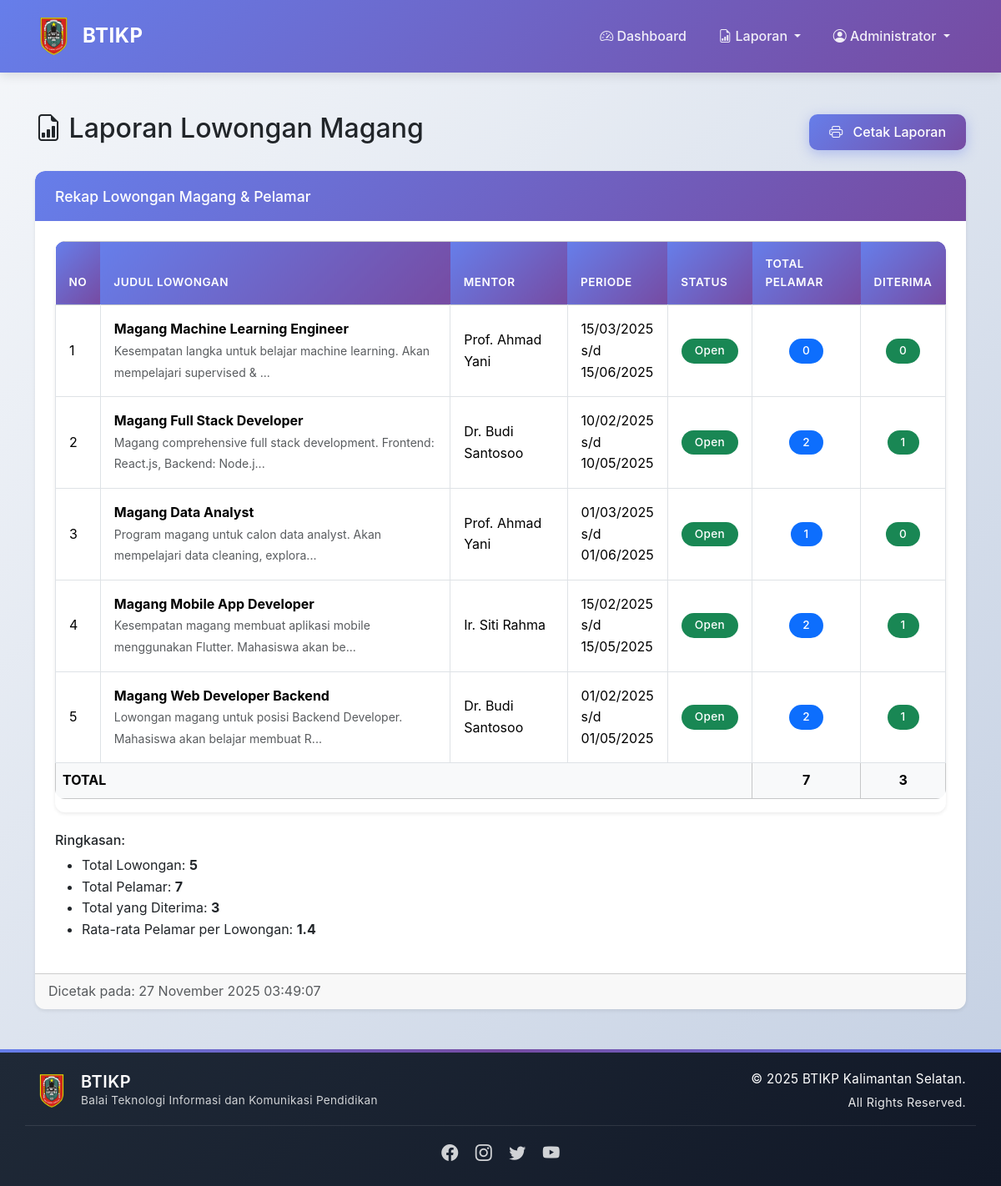
The page /pages/laporan3.php (signed in) on the database its author committed.
### tables this page shows
CREATE TABLE `lowongan` (
  `id` int(11) NOT NULL,
  `judul` varchar(255) NOT NULL,
  `deskripsi` text,
  `mentor_id` int(11) NOT NULL,
  `tgl_mulai` date DEFAULT NULL,
  `tgl_selesai` date DEFAULT NULL,
  `status` enum('open','closed') DEFAULT 'open'
);

CREATE TABLE `users` (
  `id` int(11) NOT NULL,
  `nama` varchar(100) NOT NULL,
  `email` varchar(100) NOT NULL,
  `password` varchar(255) NOT NULL,
  `role` enum('mahasiswa','mentor','admin') NOT NULL,
  `created_at` datetime DEFAULT CURRENT_TIMESTAMP
);

### pages/laporan3.php (the view, shortened to what this page needs)
<?php
require_once '../config/database.php';
include '../includes/header.php';
$query = "SELECT l.*, u.nama as nama_mentor,
          (SELECT COUNT(*) FROM lamaran WHERE lowongan_id = l.id) as total_pelamar,
          (SELECT COUNT(*) FROM lamaran WHERE lowongan_id = l.id AND status = 'diterima') as total_diterima
          FROM lowongan l
          JOIN users u ON l.mentor_id = u.id
          ORDER BY l.id DESC";
$result = mysqli_query($conn, $query);
?>
<div class="container my-5">
    <div class="d-flex justify-content-between align-items-center mb-4">
        <h2><i class="bi bi-file-earmark-bar-graph"></i> Laporan Lowongan Magang</h2>
        <button onclick="window.print()" class="btn btn-primary">
            <i class="bi bi-printer"></i> Cetak Laporan
        </button>
    </div>
    <div class="card">
        <div class="card-header bg-info text-white">
            <h5 class="mb-0">Rekap Lowongan Magang & Pelamar</h5>
        </div>
        <div class="card-body">
            <div class="table-responsive">
                <table class="table table-bordered">
                    <thead class="table-light">
                        <tr>
                            <th>No</th>
                            <th>Judul Lowongan</th>
                            <th>Mentor</th>
                            <th>Periode</th>
                            <th>Status</th>
                            <th>Total Pelamar</th>
                            <th>Diterima</th>
                        </tr>
                    </thead>
                    <tbody>
                        <?php
                        $no = 1;
                        $total_lowongan = 0;
                        $total_pelamar_all = 0;
                        $total_diterima_all = 0;
                        while ($row = mysqli_fetch_assoc($result)):
                            $total_lowongan++;
                            $total_pelamar_all += $row['total_pelamar'];
                            $total_diterima_all += $row['total_diterima'];
                        ?>
                        <tr>
                            <td><?= $no++ ?></td>
                            <td>
                                <strong><?= $row['judul'] ?></strong><br>
                                <small class="text-muted"><?= substr($row['deskripsi'], 0, 80) ?>...</small>
                            </td>
                            <td><?= $row['nama_mentor'] ?></td>
                            <td>
                                <?= date('d/m/Y', strtotime($row['tgl_mulai'])) ?><br>
                                s/d<br>
                                <?= date('d/m/Y', strtotime($row['tgl_selesai'])) ?>
                            </td>
                            <td>
                                <?php if ($row['status'] == 'open'): ?>
                                    <span class="badge bg-success">Open</span>
                                <?php else: ?>
                                    <span class="badge bg-secondary">Closed</span>
                                <?php endif; ?>
                            </td>
                            <td class="text-center">
                                <span class="badge bg-primary"><?= $row['total_pelamar'] ?></span>
                            </td>
                            <td class="text-center">
                                <span class="badge bg-success"><?= $row['total_diterima'] ?></span>
                            </td>
                        </tr>
                        <?php endwhile; ?>
                    </tbody>
                    <tfoot class="table-light">
                        <tr>
                            <th colspan="5">TOTAL</th>
                            <th class="text-center"><?= $total_pelamar_all ?></th>
                            <th class="text-center"><?= $total_diterima_all ?></th>
                        </tr>
                    </tfoot>
                </table>
            </div>
            <div class="mt-4">
                <h6>Ringkasan:</h6>
                <ul>
                    <li>Total Lowongan: <strong><?= $total_lowongan ?></strong></li>
                    <li>Total Pelamar: <strong><?= $total_pelamar_all ?></strong></li>
                    <li>Total yang Diterima: <strong><?= $total_diterima_all ?></strong></li>
                    <li>Rata-rata Pelamar per Lowongan: <strong><?= $total_lowongan > 0 ? round($total_pelamar_all / $total_lowongan, 2) : 0 ?></strong></li>
                </ul>
            </div>
        </div>
        <div class="card-footer text-muted">
            Dicetak pada: <?= date('d F Y H:i:s') ?>
        </div>
    </div>
</div>
<?php include '../includes/footer.php'; ?>

### assets/css/style.css (style rules this page uses)
:root { --primary-color: #0d6efd; --primary-dark: #0a58ca; --secondary-color: #6c757d; --success-color: #198754; --info-color: #0dcaf0; --warning-color: #ffc107; --danger-color: #dc3545; --light-bg: #f8f9fa; --dark-text: #212529; --shadow-sm: 0 2px 4px rgba(0,0,0,0.08); --shadow-md: 0 4px 12px rgba(0,0,0,0.1); --shadow-lg: 0 8px 24px rgba(0,0,0,0.12); --border-radius: 12px; --transition: all 0.3s cubic-bezier(0.4, 0, 0.2, 1); }
* { margin: 0; padding: 0; box-sizing: border-box; }
body { font-family: 'Inter', -apple-system, BlinkMacSystemFont, 'Segoe UI', Roboto, 'Helvetica Neue', Arial, sans-serif; line-height: 1.6; color: var(--dark-text); background: linear-gradient(135deg, #f5f7fa 0%, #c3cfe2 100%); min-height: 100vh; overflow-x: hidden; }
html { scroll-behavior: smooth; }
.card { border: none; border-radius: var(--border-radius); box-shadow: var(--shadow-sm); transition: var(--transition); overflow: hidden; background: white; margin-bottom: 1.5rem; }
.card-header { border: none; border-radius: var(--border-radius) var(--border-radius) 0 0 !important; font-weight: 600; padding: 1.2rem 1.5rem; background: linear-gradient(135deg, #667eea 0%, #764ba2 100%); color: white; }
.card-header h5 { margin: 0; font-size: 1.1rem; }
.card-body { padding: 1.5rem; }
.btn { border-radius: 10px; padding: 0.6rem 1.5rem; font-weight: 500; transition: var(--transition); border: none; position: relative; overflow: hidden; z-index: 1; }
.btn::before { content: ''; position: absolute; top: 50%; left: 50%; width: 0; height: 0; border-radius: 50%; background: rgba(255, 255, 255, 0.3); transform: translate(-50%, -50%); transition: width 0.6s, height 0.6s; z-index: -1; }
.btn-primary { background: linear-gradient(135deg, #667eea 0%, #764ba2 100%); box-shadow: 0 4px 15px rgba(102, 126, 234, 0.4); }
.badge { padding: 0.5rem 1rem; border-radius: 20px; font-weight: 500; font-size: 0.85rem; letter-spacing: 0.3px; }
.table { border-radius: var(--border-radius); overflow: hidden; }
.table thead th { background: linear-gradient(135deg, #667eea 0%, #764ba2 100%); color: white; border: none; font-weight: 600; padding: 1rem; text-transform: uppercase; font-size: 0.85rem; letter-spacing: 0.5px; }
.table tbody tr { transition: var(--transition); }
.table tbody td { padding: 1rem; vertical-align: middle; }
.table-responsive { border-radius: var(--border-radius); box-shadow: var(--shadow-sm); }
.container { animation: fadeIn 0.6s ease; }
.bi { transition: var(--transition); }
.card-title .bi, .btn .bi { margin-right: 0.5rem; }

### rows shown on the page
lowongan: judul "Magang Machine Learning Engineer", deskripsi "Kesempatan langka untuk belajar machine learning. Akan mempelajari supervised &", users.nama "Prof. Ahmad Yani", tgl_mulai "15/03/2025", tgl_selesai "15/06/2025", status "Open", total_pelamar "0", total_diterima "0"
lowongan: judul "Magang Full Stack Developer", deskripsi "Magang comprehensive full stack development. Frontend: React.js, Backend: Node.j", users.nama "Dr. Budi Santosoo", tgl_mulai "10/02/2025", tgl_selesai "10/05/2025", status "Open", total_pelamar "2", total_diterima "1"
lowongan: judul "Magang Data Analyst", deskripsi "Program magang untuk calon data analyst. Akan mempelajari data cleaning, explora", users.nama "Prof. Ahmad Yani", tgl_mulai "01/03/2025", tgl_selesai "01/06/2025", status "Open", total_pelamar "1", total_diterima "0"
lowongan: judul "Magang Mobile App Developer", deskripsi "Kesempatan magang membuat aplikasi mobile menggunakan Flutter. Mahasiswa akan be", users.nama "Ir. Siti Rahma", tgl_mulai "15/02/2025", tgl_selesai "15/05/2025", status "Open", total_pelamar "2", total_diterima "1"
lowongan: judul "Magang Web Developer Backend", deskripsi "Lowongan magang untuk posisi Backend Developer. Mahasiswa akan belajar membuat R", users.nama "Dr. Budi Santosoo", tgl_mulai "01/02/2025", tgl_selesai "01/05/2025", status "Open", total_pelamar "2", total_diterima "1"

### other values the page prints
$_SESSION['nama'] "Administrator"
$total_pelamar_all "7"
$total_diterima_all "3"
$total_lowongan "5"
$total_pelamar_all / $total_lowongan "1.4"
